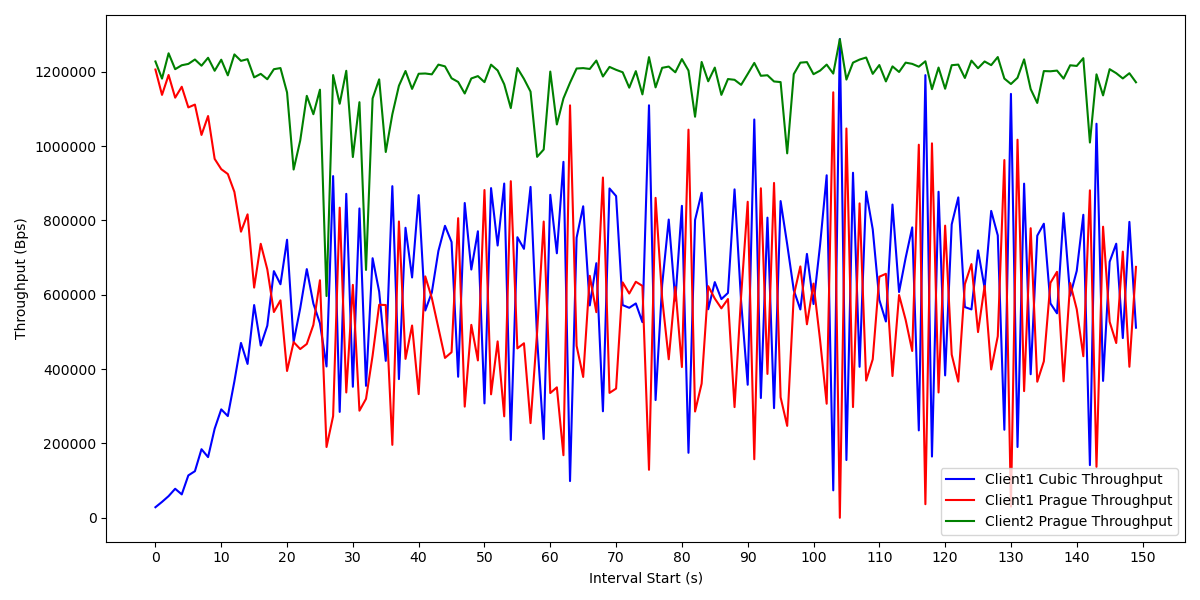

Write the Python code that produced this figure.
import pandas as pd
import matplotlib.pyplot as plt
import os

# 读取 CSV 文件
file_path = r'C:\Users\10111\Desktop\SIT724\reproduce experiment\L4S experiment\Dualpi2\ECN enabled\client1 cubic & prague client 2 prague\ECN_enable_client1_cubic_prague_client2_prague_throughput.csv'
data = pd.read_csv(file_path)

# 只选择前150个数据点
data = data.head(150)

# 绘制图像
plt.figure(figsize=(12, 6))

# 绘制 Client1 Cubic 的吞吐量数据
plt.plot(data['Interval start'], data['client1-cubic-throughput'], linestyle='-', color='b', label='Client1 Cubic Throughput')

# 绘制 Client1 Prague 的吞吐量数据
plt.plot(data['Interval start'], data['client1-prague-throughput'], linestyle='-', color='r', label='Client1 Prague Throughput')

# 绘制 Client2 Prague 的吞吐量数据
plt.plot(data['Interval start'], data['client2-prague-throughput'], linestyle='-', color='g', label='Client2 Prague Throughput')

# 设置图表标题和标签
#plt.title('Throughput Over Time')
plt.xlabel('Interval Start (s)')
plt.ylabel('Throughput (Bps)')

# 设置 x 轴刻度
plt.xticks(ticks=range(0, 151, 10))  # 每10秒一个刻度

# 设置 y 轴数值格式为普通数字
plt.ticklabel_format(style='plain', axis='y')

# 添加图例
plt.legend()

# 显示图表
plt.tight_layout()

# 保存图表到当前目录
output_dir = os.path.dirname(file_path)
output_path = os.path.join(output_dir, 'throughput.png')
plt.savefig(output_path)

# 显示图表
plt.show()